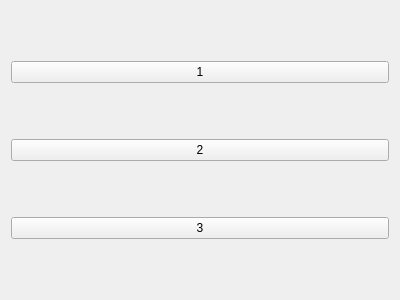
<?xml version="1.0" encoding="UTF-8"?>
<ui version="4.0">
 <class>Form</class>
 <widget class="QWidget" name="Form">
  <property name="geometry">
   <rect>
    <x>0</x>
    <y>0</y>
    <width>400</width>
    <height>300</height>
   </rect>
  </property>
  <property name="windowTitle">
   <string>Form</string>
  </property>
  <layout class="QVBoxLayout" name="verticalLayout">
   <item>
    <widget class="QPushButton" name="pushButton">
     <property name="text">
      <string>1</string>
     </property>
    </widget>
   </item>
   <item>
    <widget class="QPushButton" name="pushButton_3">
     <property name="text">
      <string>2</string>
     </property>
    </widget>
   </item>
   <item>
    <widget class="QPushButton" name="pushButton_2">
     <property name="text">
      <string>3</string>
     </property>
    </widget>
   </item>
  </layout>
 </widget>
 <resources/>
 <connections/>
</ui>
